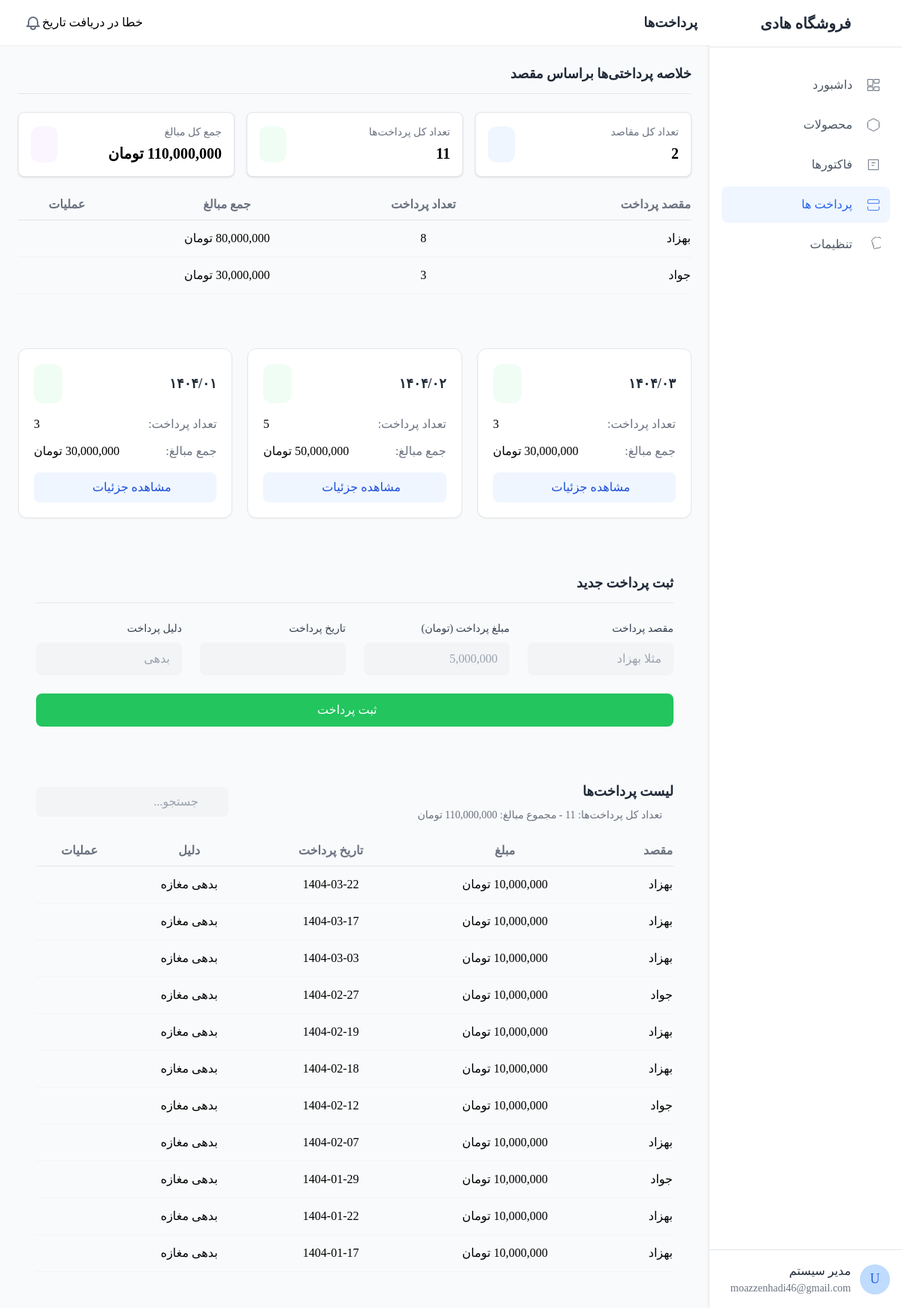
The app's page /pay.php?success=1 with its own data.
### tables this page shows
CREATE TABLE IF NOT EXISTS `payments` (
  `id` int NOT NULL AUTO_INCREMENT,
  `destination` varchar(100) NOT NULL,
  `amount` decimal(15,2) NOT NULL,
  `payment_date` date NOT NULL,
  `reason` varchar(255) DEFAULT NULL,
  `created_at` timestamp NULL DEFAULT CURRENT_TIMESTAMP,
  `updated_at` timestamp NULL DEFAULT CURRENT_TIMESTAMP ON UPDATE CURRENT_TIMESTAMP,
  PRIMARY KEY (`id`)
);

### pay.php (the view, shortened to what this page needs)
<!DOCTYPE html>
<html lang="en" dir="rtl">
<head>
    <script src="tailwind.js"></script>
    <link href="css-library.css" rel="stylesheet">
</head>
<body class="bg-gray-50">
    <div class="flex h-screen overflow-hidden">
        <?php include("sidebar.php");?>
        <div class="flex-1 overflow-auto">
            <?php include("header.php");?>
<div class="glass-card p-6 rounded-xl mb-6">
    <h3 class="font-semibold text-gray-800 mb-6 text-lg border-b pb-3">خلاصه پرداختی‌ها براساس مقصد</h3>
    <?php
    $conn = new mysqli("localhost", "root", "", "salam");
    $destinationsResult = $conn->query("
        SELECT
            destination,
            COUNT(*) as payment_count,
            SUM(amount) as total_amount
        FROM payments
        GROUP BY destination
        ORDER BY total_amount DESC
    ");
    $destinations = [];
    while ($row = $destinationsResult->fetch_assoc()) {
        $destinations[] = $row;
    }
    $overallResult = $conn->query("
        SELECT
            COUNT(*) as total_count,
            SUM(amount) as overall_amount
        FROM payments
    ");
    $overall = $overallResult->fetch_assoc();
    ?>
    <div class="grid grid-cols-1 md:grid-cols-3 gap-4 mb-6">
        <div class="bg-white p-4 rounded-lg shadow border border-gray-200">
            <div class="flex items-center justify-between">
                <div>
                    <h4 class="text-gray-500 text-sm">تعداد کل مقاصد</h4>
                    <p class="text-xl font-bold mt-1"><?= count($destinations) ?></p>
                </div>
                <div class="bg-blue-50 p-3 rounded-xl">
                    <i class="fas fa-list text-blue-500"></i>
                </div>
            </div>
        </div>
        <div class="bg-white p-4 rounded-lg shadow border border-gray-200">
            <div class="flex items-center justify-between">
                <div>
                    <h4 class="text-gray-500 text-sm">تعداد کل پرداخت‌ها</h4>
                    <p class="text-xl font-bold mt-1"><?= $overall['total_count'] ?></p>
                </div>
                <div class="bg-green-50 p-3 rounded-xl">
                    <i class="fas fa-money-bill-wave text-green-500"></i>
                </div>
            </div>
        </div>
        <div class="bg-white p-4 rounded-lg shadow border border-gray-200">
            <div class="flex items-center justify-between">
                <div>
                    <h4 class="text-gray-500 text-sm">جمع کل مبالغ</h4>
                    <p class="text-xl font-bold mt-1"><?= number_format($overall['overall_amount']) ?> تومان</p>
                </div>
                <div class="bg-purple-50 p-3 rounded-xl">
                    <i class="fas fa-coins text-purple-500"></i>
                </div>
            </div>
        </div>
    </div>
    <div class="overflow-x-auto">
        <table class="w-full">
            <thead>
                <tr class="text-gray-500 border-b border-gray-200">
                    <th class="pb-2 text-right">مقصد پرداخت</th>
                    <th class="pb-2 text-center">تعداد پرداخت</th>
                    <th class="pb-2 text-center">جمع مبالغ</th>
                    <th class="pb-2 text-center">عملیات</th>
                </tr>
            </thead>
            <tbody>
                <?php foreach ($destinations as $destination): ?>
                <tr class="border-b border-gray-100 hover:bg-gray-50">
                    <td class="py-3 text-right"><?= htmlspecialchars($destination['destination']) ?></td>
                    <td class="py-3 text-center"><?= $destination['payment_count'] ?></td>
                    <td class="py-3 text-center"><?= number_format($destination['total_amount']) ?> تومان</td>
                    <td class="py-3 text-center">
                        <a href="pay.php?search=<?= urlencode($destination['destination']) ?>"
                           class="text-blue-500 hover:text-blue-700 transition duration-200"
                           title="مشاهده جزئیات">
                            <i class="fas fa-eye"></i>
                        </a>
                    </td>
                </tr>
                <?php endforeach; ?>
            </tbody>
        </table>
    </div>
</div>
            <?php
            $pdo = new PDO("mysql:host=localhost;dbname=salam;charset=utf8", "root", "");
            $paymentDates = $pdo->query("
    SELECT
        DATE_FORMAT(payment_date, '%Y/%m') as formatted_date,
        COUNT(*) as payment_count,
        SUM(amount) as total_amount
    FROM payments
    GROUP BY formatted_date
    ORDER BY formatted_date DESC
")->fetchAll(PDO::FETCH_ASSOC);
            ?>
            <div class="glass-card p-6  ">
                <div class="grid grid-cols-1 md:grid-cols-3 gap-5">
                    <?php foreach ($paymentDates as $date): ?>
                        <div
                            class="bg-white rounded-xl shadow-sm hover:shadow-md transition-all duration-200 p-5 border border-gray-200 flex flex-col h-full min-h-[180px]">
                            <div class="flex-grow">
                                <div class="flex items-center justify-between mb-4 gap-2">
                                    <h4 class="font-bold text-gray-800 text-lg">
                                        <?= convertToPersianNumbers($date['formatted_date']) ?>
                                    </h4>
                                    <div class="bg-green-50 p-3 rounded-xl mr-3">
                                        <i class="fas fa-calendar-day text-green-600 text-lg"></i>
                                    </div>
                                </div>
                                <div class="mt-4 space-y-3">
                                    <div class="flex items-center justify-between">
                                        <span class="text-gray-500">تعداد پرداخت:</span>
                                        <span class="font-medium"><?= $date['payment_count'] ?></span>
                                    </div>
                                    <div class="flex items-center justify-between">
                                        <span class="text-gray-500">جمع مبالغ:</span>
                                        <span class="font-medium"><?= number_format($date['total_amount']) ?> تومان</span>
                                    </div>
                                </div>
                            </div>
                            <div class="mt-auto pt-4">
                                <a href="pay.php?search=<?= urlencode($date['formatted_date']) ?>"
                                    class="w-full block text-center bg-blue-50 hover:bg-blue-100 text-blue-700 py-2 rounded-lg transition-colors duration-200">
                                    مشاهده جزئیات
                                    <i class="fas fa-chevron-left mr-1 text-xs"></i>
                                </a>
                            </div>
                        </div>
                    <?php endforeach; ?>
                </div>
                <?php
                function convertToPersianNumbers($string)
                {
                    $english = array('0', '1', '2', '3', '4', '5', '6', '7', '8', '9');
                    $persian = array('۰', '۱', '۲', '۳', '۴', '۵', '۶', '۷', '۸', '۹');
                    return str_replace($english, $persian, $string);
                }
                ?>
            </div>
            <main class="p-6">
                <div class="glass-card p-6 rounded-xl mb-6">
                    <h3 class="font-semibold text-gray-800 mb-6 text-lg border-b pb-3">ثبت پرداخت جدید</h3>
                    <form method="post" action="add_payment.php" class="grid gap-6">
                        <div class="grid grid-cols-1 md:grid-cols-4 gap-6">
                            <div class="space-y-2">
                                <label class="block text-sm font-medium text-gray-700">مقصد پرداخت</label>
                                <input type="text" name="destination"
                                    class="w-full form-input bg-gray-100 border-0 rounded-lg px-4 py-2.5 focus:ring-2 focus:ring-blue-500"
                                    placeholder="مثلا بهزاد" required>
                            </div>
                            <div class="space-y-2">
                                <label class="block text-sm font-medium text-gray-700">مبلغ پرداخت (تومان)</label>
                                <input type="number" name="amount"
                                    class="w-full form-input bg-gray-100 border-0 rounded-lg px-4 py-2.5 focus:ring-2 focus:ring-blue-500"
                                    placeholder="5,000,000" required>
                            </div>
                            <div class="space-y-2">
                                <label class="block text-sm font-medium text-gray-700">تاریخ پرداخت</label>
                                <input type="text" name="payment_date" id="payment-date"
                                    class="w-full form-input bg-gray-100 border-0 rounded-lg px-4 py-2.5 focus:ring-2 focus:ring-blue-500"
                                    required>
                            </div>
                            <div class="space-y-2">
                                <label class="block text-sm font-medium text-gray-700">دلیل پرداخت</label>
                                <input type="text" name="reason"
                                    class="w-full form-input bg-gray-100 border-0 rounded-lg px-4 py-2.5 focus:ring-2 focus:ring-blue-500"
                                    placeholder="بدهی" required>
                            </div>
                        </div>
                        <div class="grid grid-cols-1">
                            <button type="submit"
                                class="w-full md:w-3/3 mx-auto bg-green-500 hover:bg-green-600 text-white py-2.5 px-4 rounded-lg transition duration-200 flex items-center justify-center">
                                <i class="fas fa-money-bill-wave ml-2"></i>
                                <span>ثبت پرداخت</span>
                            </button>
                        </div>
                    </form>
                </div>
                <div class="glass-card p-6 rounded-xl">
                    <div class="flex flex-col md:flex-row justify-between items-start md:items-center mb-6">
                        <div>
                            <h3 class="font-semibold text-gray-800 text-lg">لیست پرداخت‌ها</h3>
                            <div class="flex items-center mt-2 text-sm text-gray-500">
                                <i class="fas fa-info-circle ml-1"></i>
                                <?php
                                $conn = new mysqli("localhost", "root", "", "salam");
                                $totalSql = "SELECT COUNT(*) as total, SUM(amount) as total_amount FROM payments";
                                $totalResult = $conn->query($totalSql);
                                $totalRow = $totalResult->fetch_assoc();
                                $totalPayments = $totalRow['total'];
                                $totalAmount = $totalRow['total_amount'] ?? 0;
                                echo '<span>تعداد کل پرداخت‌ها: ' . $totalPayments . ' - مجموع مبالغ: ' . number_format($totalAmount) . ' تومان</span>';
                                ?>
                            </div>
                        </div>
                        <form method="GET" class="w-full md:w-auto mt-4 md:mt-0">
                            <div class="relative">
                                <input type="text" name="search" placeholder="جستجو..."
                                    value="<?php echo isset($_GET['search']) ? htmlspecialchars($_GET['search']) : ''; ?>"
                                    class="bg-gray-100 border-0 rounded-lg px-4 py-2 pr-10 w-full md:w-64 focus:ring-2 focus:ring-blue-500">
                                <button type="submit" class="absolute left-3 top-2 text-gray-400">
                                    <i class="fas fa-search"></i>
                                </button>
                            </div>
                        </form>
                    </div>
                    <div class="overflow-x-auto">
                        <table class="w-full product-table">
                            <thead>
                                <tr class="text-gray-500 border-b border-gray-200">
                                    <th class="pb-2 text-right">مقصد</th>
                                    <th class="pb-2 text-center">مبلغ</th>
                                    <th class="pb-2 text-center">تاریخ پرداخت</th>
                                    <th class="pb-2 text-center">دلیل</th>
                                    <th class="pb-2 text-center">عملیات</th>
                                </tr>
                            </thead>
                            <tbody>
                                <?php
                                $conn = new mysqli("localhost", "root", "", "salam");
                                if (isset($_GET['search'])) {
                                    $searchTerm = $_GET['search'];
                                    if (preg_match('/^[0-9]{4}\/[0-9]{2}$/', $searchTerm)) {
                                        $persianDate = str_replace('/', '-', $searchTerm);
                                        $sql = "SELECT * FROM payments
                                                WHERE destination LIKE '%$searchTerm%'
                                                OR payment_date LIKE '$persianDate%'
                                                ORDER BY id DESC";
                                    } else {
                                        $sql = "SELECT * FROM payments
                                                WHERE destination LIKE '%$searchTerm%'
                                                OR payment_date LIKE '%$searchTerm%'
                                                ORDER BY id DESC";
                                    }
                                } else {
                                    $sql = "SELECT * FROM payments ORDER BY id DESC";
                                }
                                $result = $conn->query($sql);
                                if ($result->num_rows > 0) {
                                    while ($row = $result->fetch_assoc()) {
                                        echo '<tr class="border-b border-gray-100 hover:bg-gray-50">';
                                        echo '<td class="py-3 text-right">' . htmlspecialchars($row['destination']) . '</td>';
                                        echo '<td class="py-3 text-center">' . number_format($row['amount']) . ' تومان</td>';
                                        echo '<td class="py-3 text-center">' . htmlspecialchars($row['payment_date']) . '</td>';
                                        echo '<td class="py-3 text-center">' . htmlspecialchars($row['reason']) . '</td>';
                                        echo '<td class="py-3 text-center">';
                                        echo '<a href="delete_payment.php?id=' . $row['id'] . '" class="text-red-500 hover:text-red-700 transition duration-200" title="حذف">';
                                        echo '<i class="fas fa-trash-alt"></i>';
                                        echo '</a>';
                                        echo '</td>';
                                        echo '</tr>';
                                    }
                                } else {
                                    echo '<tr><td colspan="5" class="py-4 text-center text-gray-500">پرداختی یافت نشد</td></tr>';
                                }
                                ?>
                            </tbody>
                        </table>
                    </div>
                </div>
            </main>
        </div>
    </div>
</body>
</html>

### records on screen
payments: destination "بهزاد", amount "10,000,000", payment_date "1404-03-22", reason "بدهی مغازه"
payments: destination "بهزاد", amount "10,000,000", payment_date "1404-03-17", reason "بدهی مغازه"
payments: destination "بهزاد", amount "10,000,000", payment_date "1404-03-03", reason "بدهی مغازه"
payments: destination "جواد", amount "10,000,000", payment_date "1404-02-27", reason "بدهی مغازه"
payments: destination "بهزاد", amount "10,000,000", payment_date "1404-02-19", reason "بدهی مغازه"
payments: destination "بهزاد", amount "10,000,000", payment_date "1404-02-18", reason "بدهی مغازه"
payments: destination "جواد", amount "10,000,000", payment_date "1404-02-12", reason "بدهی مغازه"
payments: destination "بهزاد", amount "10,000,000", payment_date "1404-02-07", reason "بدهی مغازه"
payments: destination "جواد", amount "10,000,000", payment_date "1404-01-29", reason "بدهی مغازه"
payments: destination "بهزاد", amount "10,000,000", payment_date "1404-01-22", reason "بدهی مغازه"
payments: destination "بهزاد", amount "10,000,000", payment_date "1404-01-17", reason "بدهی مغازه"

### other values on screen
$item['text'] "داشبورد"
$item['text'] "محصولات"
$item['text'] "فاکتورها"
$item['text'] "پرداخت ها"
$item['text'] "تنظیمات"
$pageTitle "پرداخت‌ها"
count($destinations) "2"
$overall['total_count'] "11"
$overall['overall_amount'] "110,000,000"
$destination['destination'] "بهزاد"
$destination['payment_count'] "8"
$destination['total_amount'] "80,000,000"
$destination['destination'] "جواد"
$destination['payment_count'] "3"
$destination['total_amount'] "30,000,000"
